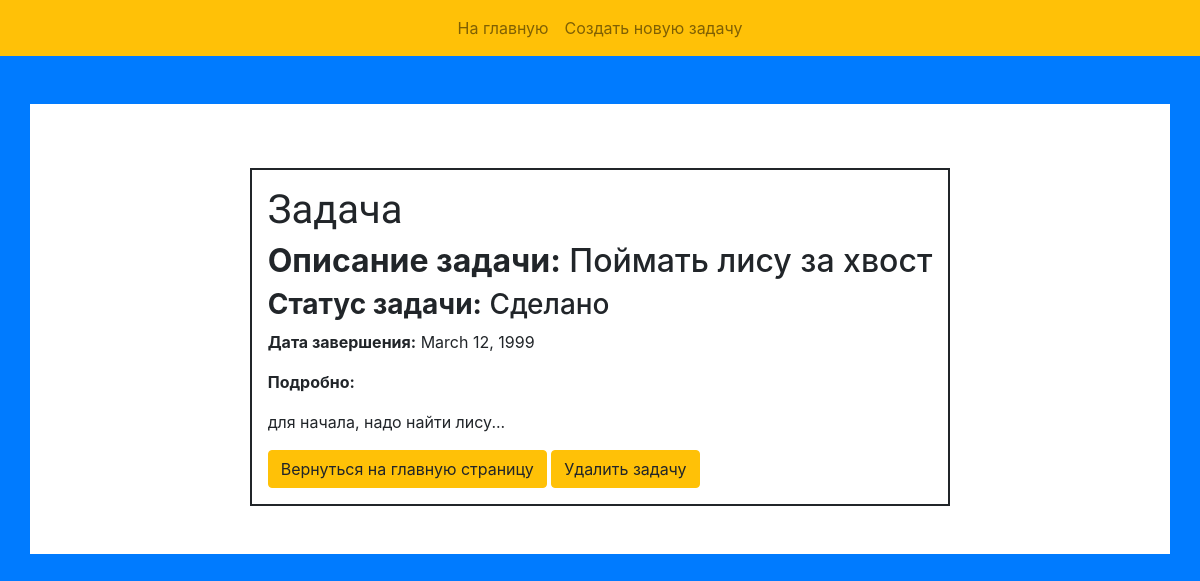
The page /task/3/ on the database its author committed.
### webapp/models.py (models this page shows, shortened)
class Task(models.Model):
    description = models.TextField(max_length=300, null=False, blank=False, verbose_name='Описание')
    status = models.CharField(max_length = 12, verbose_name='Статус',
                              default= status_choices[0][0], choices=status_choices)
    text = models.TextField(max_length=3000, null=True, blank=True, verbose_name='Подробно')
    completed_at = models.DateField(null=True, blank=True, default=None, verbose_name='Время создания')

### webapp/views.py (the view)
# urls.py: path('task/<int:pk>/', task_view, name='task_view'),
def task_view(request, pk):
    task = get_object_or_404(Task, pk=pk)
    context = {'task': task}
    return render(request, 'task_view.html', context)

### webapp/templates/task_view.html (shortened to what this page needs)
{% extends 'base.html' %}
{% block nav_items %}
    <li class="nav-item">
        <a class="nav-link" href="{% url 'create_view' %}">Создать новую задачу</a>
    </li>
{% endblock %}
{% block content %}
    <div class = "row justify-content-center pt-5 pb-5">
        <div class = "task">
            <h1>Задача</h1>
            <h2><strong>Описание задачи:</strong> {{ task.description }}</h2>
            <h3><strong>Статус задачи:</strong> {{ task.get_status_display }}</h3>
            <p><strong>Дата завершения:</strong> {{ task.completed_at }}</p>
            <p><strong>Подробно:</strong> {{ task.text|escape|linebreaks }}</p>
            <div class = "btn-block">
                <a class = "btn btn-warning" href="{% url 'index' %}">Вернуться на главную страницу</a>
                <a class = "btn btn-warning" href="{% url 'action_delete' task.pk %}">Удалить задачу</a>
            </div>
        </div>
    </div>
{% endblock %}

### webapp/static/css/style.css (style rules this page uses)
body { background-color: #007bff; }
h1 { font-family: 'Podkova', serif; }
.task { border: 2px solid; padding: 1rem 1rem; }

### rows shown on the page
Task: description "Поймать лису за хвост", status "Сделано", completed_at "March 12, 1999", text "для начала, надо найти лису..."
